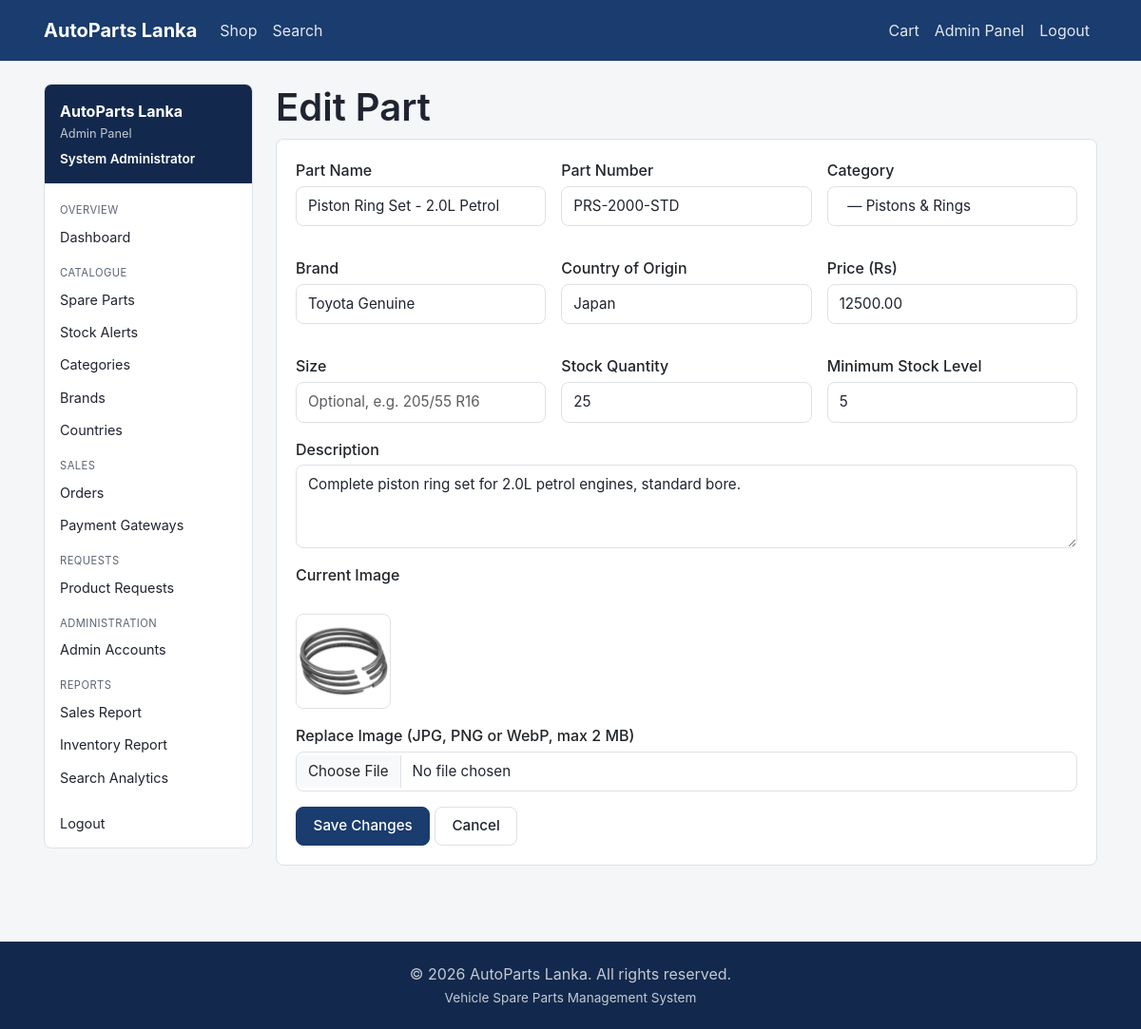
/admin/parts/edit_part.php?id=1 (signed in), run on the app's committed database.
### tables this page shows
CREATE TABLE spare_part (
    partID         INT AUTO_INCREMENT PRIMARY KEY,
    categoryID     INT NOT NULL,
    brandID        INT NOT NULL,
    countryID      INT NOT NULL,
    adminID        INT NOT NULL,
    partName       VARCHAR(150) NOT NULL,
    partNumber     VARCHAR(50)  NOT NULL,
    description    TEXT NULL,
    price          DECIMAL(12,2) NOT NULL,
    size           VARCHAR(50)  NULL,
    stockQty       INT NOT NULL DEFAULT 0,
    minStockLevel  INT NOT NULL DEFAULT 0,
    imageURL       VARCHAR(255) NULL,
    isActive       TINYINT(1) NOT NULL DEFAULT 1,
    createdAt      DATETIME NOT NULL DEFAULT CURRENT_TIMESTAMP,
    CONSTRAINT fk_part_category FOREIGN KEY (categoryID) REFERENCES category(categoryID),
    CONSTRAINT fk_part_brand    FOREIGN KEY (brandID)    REFERENCES brand(brandID),
    CONSTRAINT fk_part_country  FOREIGN KEY (countryID)  REFERENCES country(countryID),
    CONSTRAINT fk_part_admin    FOREIGN KEY (adminID)    REFERENCES admin(adminID),
    INDEX idx_part_active (isActive),
    INDEX idx_part_name (partName),
    INDEX idx_part_number (partNumber)
);

CREATE TABLE brand (
    brandID       INT AUTO_INCREMENT PRIMARY KEY,
    brandName     VARCHAR(100) NOT NULL UNIQUE,
    isAuthorized  TINYINT(1) NOT NULL DEFAULT 0
);

CREATE TABLE country (
    countryID       INT AUTO_INCREMENT PRIMARY KEY,
    countryName     VARCHAR(100) NOT NULL,
    countryCode     CHAR(3) NOT NULL,
    importDutyRate  DECIMAL(5,2) NOT NULL DEFAULT 0
);

### includes/auth_guard.php (called while the page is built, shortened)
<?php
function currentAdminId(): ?int
{
    return isset($_SESSION['admin_id']) ? (int) $_SESSION['admin_id'] : null;
}
function currentAdmin(): ?array
{
    static $cache = [];
    $adminId = currentAdminId();
    if (!array_key_exists($adminId, $cache)) {
        $stmt = getDB()->prepare('SELECT * FROM admin WHERE adminID = ?');
        $stmt->execute([$adminId]);
        $cache[$adminId] = $stmt->fetch() ?: null;
    }
    return $cache[$adminId];
}

### config/database.php (called while the page is built, shortened)
<?php
function getDB(): PDO
{
    static $pdo = null;
    if ($pdo === null) {
        $dsn = 'mysql:host=' . DB_HOST . ';dbname=' . DB_NAME . ';charset=utf8mb4';
        $pdo = new PDO($dsn, DB_USER, DB_PASS, [
            PDO::ATTR_ERRMODE => PDO::ERRMODE_EXCEPTION,
            PDO::ATTR_DEFAULT_FETCH_MODE => PDO::FETCH_ASSOC,
            PDO::ATTR_EMULATE_PREPARES => false,
        ]);
    }
    return $pdo;
}

### admin/parts/edit_part.php (the view, shortened to what this page needs)
<?php
require_once __DIR__ . '/../lib/inventory_helper.php';
$db = getDB();
$partId = (int) ($_GET['id'] ?? $_POST['part_id'] ?? 0);
$stmt = $db->prepare('SELECT * FROM spare_part WHERE partID = ?');
$stmt->execute([$partId]);
$part = $stmt->fetch();
$errors = [];
$old = $part;
$categoryTree = invCategoryTree($db);
$brands = $db->query('SELECT brandID, brandName FROM brand ORDER BY brandName')->fetchAll();
$countries = $db->query('SELECT countryID, countryName FROM country ORDER BY countryName')->fetchAll();
require __DIR__ . '/../../includes/header.php';
?>
<div class="container">
    <div class="adm-layout">
        <?php require __DIR__ . '/../../includes/admin_sidebar.php'; ?>
        <div class="adm-content">
            <h1>Edit Part</h1>
            <div class="card">
                <form method="post" action="<?php echo BASE_URL; ?>/admin/parts/edit_part.php?id=<?php echo $partId; ?>" enctype="multipart/form-data" data-validate novalidate>
                    <div class="adm-form-grid">
                        <div class="form-group">
                            <label class="form-label" for="part_name">Part Name</label>
                            <input type="text" id="part_name" name="part_name" class="form-control<?php echo isset($errors['part_name']) ? ' is-invalid' : ''; ?>" value="<?php echo e($old['partName'] ?? ($old['part_name'] ?? '')); ?>" required>
                        </div>
                        <div class="form-group">
                            <label class="form-label" for="part_number">Part Number</label>
                            <input type="text" id="part_number" name="part_number" class="form-control<?php echo isset($errors['part_number']) ? ' is-invalid' : ''; ?>" value="<?php echo e($old['partNumber'] ?? ($old['part_number'] ?? '')); ?>" required>
                        </div>
                        <div class="form-group">
                            <label class="form-label" for="category_id">Category</label>
                            <select id="category_id" name="category_id" class="form-control<?php echo isset($errors['category_id']) ? ' is-invalid' : ''; ?>" required>
                                <?php echo invCategoryOptionsHtml($categoryTree, (int) ($old['categoryID'] ?? ($old['category_id'] ?? 0))); ?>
                            </select>
                        </div>
                        <div class="form-group">
                            <label class="form-label" for="brand_id">Brand</label>
                            <select id="brand_id" name="brand_id" class="form-control<?php echo isset($errors['brand_id']) ? ' is-invalid' : ''; ?>" required>
                                <?php $currentBrandId = (int) ($old['brandID'] ?? ($old['brand_id'] ?? 0)); ?>
                                <?php foreach ($brands as $brand): ?>
                                <option value="<?php echo (int) $brand['brandID']; ?>" <?php echo $currentBrandId === (int) $brand['brandID'] ? 'selected' : ''; ?>><?php echo e($brand['brandName']); ?></option>
                                <?php endforeach; ?>
                            </select>
                        </div>
                        <div class="form-group">
                            <label class="form-label" for="country_id">Country of Origin</label>
                            <select id="country_id" name="country_id" class="form-control<?php echo isset($errors['country_id']) ? ' is-invalid' : ''; ?>" required>
                                <?php $currentCountryId = (int) ($old['countryID'] ?? ($old['country_id'] ?? 0)); ?>
                                <?php foreach ($countries as $country): ?>
                                <option value="<?php echo (int) $country['countryID']; ?>" <?php echo $currentCountryId === (int) $country['countryID'] ? 'selected' : ''; ?>><?php echo e($country['countryName']); ?></option>
                                <?php endforeach; ?>
                            </select>
                        </div>
                        <div class="form-group">
                            <label class="form-label" for="price">Price (<?php echo e(CURRENCY); ?>)</label>
                            <input type="number" id="price" name="price" class="form-control<?php echo isset($errors['price']) ? ' is-invalid' : ''; ?>" value="<?php echo e((string) ($old['price'] ?? '')); ?>" step="0.01" min="0" required>
                        </div>
                        <div class="form-group">
                            <label class="form-label" for="size">Size</label>
                            <input type="text" id="size" name="size" class="form-control" value="<?php echo e($old['size'] ?? ''); ?>" placeholder="Optional, e.g. 205/55 R16">
                        </div>
                        <div class="form-group">
                            <label class="form-label" for="stock_qty">Stock Quantity</label>
                            <input type="number" id="stock_qty" name="stock_qty" class="form-control<?php echo isset($errors['stock_qty']) ? ' is-invalid' : ''; ?>" value="<?php echo e((string) ($old['stockQty'] ?? ($old['stock_qty'] ?? '0'))); ?>" min="0" required>
                        </div>
                        <div class="form-group">
                            <label class="form-label" for="min_stock_level">Minimum Stock Level</label>
                            <input type="number" id="min_stock_level" name="min_stock_level" class="form-control<?php echo isset($errors['min_stock_level']) ? ' is-invalid' : ''; ?>" value="<?php echo e((string) ($old['minStockLevel'] ?? ($old['min_stock_level'] ?? '5'))); ?>" min="0" required>
                        </div>
                    </div>
                    <div class="form-group">
                        <label class="form-label" for="description">Description</label>
                        <textarea id="description" name="description" class="form-control" rows="3"><?php echo e($old['description'] ?? ''); ?></textarea>
                    </div>
                    <div class="form-group">
                        <label class="form-label">Current Image</label><br>
                        <?php echo partImage($part, 'md'); ?>
                    </div>
                    <div class="form-group">
                        <label class="form-label" for="image">Replace Image (JPG, PNG or WebP, max 2 MB)</label>
                        <input type="file" id="image" name="image" class="form-control" accept="image/jpeg,image/png,image/webp" data-adm-image-preview>
                    </div>
                    <button type="submit" class="btn btn-primary">Save Changes</button>
                    <a class="btn btn-outline" href="<?php echo BASE_URL; ?>/admin/parts/list_parts.php">Cancel</a>
                </form>
            </div>
        </div>
    </div>
</div>
<?php require __DIR__ . '/../../includes/footer.php'; ?>

### includes/admin_sidebar.php (shortened to what this page needs)
<?php
$sidebarAdmin = currentAdmin();
$currentScript = basename($_SERVER['SCRIPT_NAME'] ?? '');
function admNavActive(string $path, string $currentScript): string
{
    return basename($path) === $currentScript ? ' active' : '';
}
?>
<aside class="adm-sidebar">
    <div class="adm-sidebar-header">
        <p class="adm-sidebar-brand"><?php echo e(SITE_NAME); ?></p>
        <p class="adm-sidebar-role">Admin Panel</p>
        <?php if ($sidebarAdmin): ?>
        <p class="adm-sidebar-user"><?php echo e($sidebarAdmin['fullName']); ?></p>
        <?php endif; ?>
    </div>
    <nav class="adm-sidebar-nav">
        <p class="adm-nav-heading">Overview</p>
        <a class="adm-nav-link<?php echo admNavActive('dashboard.php', $currentScript); ?>" href="<?php echo BASE_URL; ?>/admin/dashboard.php">Dashboard</a>
        <p class="adm-nav-heading">Catalogue</p>
        <a class="adm-nav-link<?php echo admNavActive('list_parts.php', $currentScript); ?>" href="<?php echo BASE_URL; ?>/admin/parts/list_parts.php">Spare Parts</a>
        <a class="adm-nav-link<?php echo admNavActive('stock_alerts.php', $currentScript); ?>" href="<?php echo BASE_URL; ?>/admin/parts/stock_alerts.php">Stock Alerts</a>
        <a class="adm-nav-link<?php echo admNavActive('manage_categories.php', $currentScript); ?>" href="<?php echo BASE_URL; ?>/admin/taxonomy/manage_categories.php">Categories</a>
        <a class="adm-nav-link<?php echo admNavActive('manage_brands.php', $currentScript); ?>" href="<?php echo BASE_URL; ?>/admin/taxonomy/manage_brands.php">Brands</a>
        <a class="adm-nav-link<?php echo admNavActive('manage_countries.php', $currentScript); ?>" href="<?php echo BASE_URL; ?>/admin/taxonomy/manage_countries.php">Countries</a>
        <p class="adm-nav-heading">Sales</p>
        <a class="adm-nav-link<?php echo admNavActive('manage_orders.php', $currentScript); ?>" href="<?php echo BASE_URL; ?>/admin/orders/manage_orders.php">Orders</a>
        <a class="adm-nav-link<?php echo admNavActive('manage_gateways.php', $currentScript); ?>" href="<?php echo BASE_URL; ?>/admin/gateways/manage_gateways.php">Payment Gateways</a>
        <p class="adm-nav-heading">Requests</p>
        <a class="adm-nav-link<?php echo admNavActive('manage_requests.php', $currentScript); ?>" href="<?php echo BASE_URL; ?>/admin/requests/manage_requests.php">Product Requests</a>
        <p class="adm-nav-heading">Administration</p>
        <a class="adm-nav-link<?php echo admNavActive('list_admins.php', $currentScript); ?>" href="<?php echo BASE_URL; ?>/admin/admins/list_admins.php">Admin Accounts</a>
        <p class="adm-nav-heading">Reports</p>
        <a class="adm-nav-link<?php echo admNavActive('sales_report.php', $currentScript); ?>" href="<?php echo BASE_URL; ?>/admin/reports/sales_report.php">Sales Report</a>
        <a class="adm-nav-link<?php echo admNavActive('inventory_report.php', $currentScript); ?>" href="<?php echo BASE_URL; ?>/admin/reports/inventory_report.php">Inventory Report</a>
        <a class="adm-nav-link<?php echo admNavActive('search_analytics.php', $currentScript); ?>" href="<?php echo BASE_URL; ?>/admin/reports/search_analytics.php">Search Analytics</a>
        <a class="adm-nav-link" href="<?php echo BASE_URL; ?>/auth/logout.php">Logout</a>
    </nav>
</aside>

### includes/functions.php (shortened to what this page needs)
<?php
function e(?string $value): string
{
    return htmlspecialchars($value ?? '', ENT_QUOTES, 'UTF-8');
}
function partImage(array $part, string $size = 'md'): string
{
    if (!empty($part['imageURL'])) {
        $src = str_contains($part['imageURL'], '/')
            ? BASE_URL . '/' . ltrim($part['imageURL'], '/')
            : rtrim(UPLOAD_URL, '/') . '/' . $part['imageURL'];
        return '<img class="part-thumb part-thumb--' . e($size) . '" '
             . 'src="' . e($src) . '" alt="' . e($part['partName'] ?? '') . '">';
    }
    $initials = strtoupper(mb_substr($part['partName'] ?? '?', 0, 2));
    return '<div class="part-thumb part-thumb--' . e($size) . '">'
         . '<span>' . e($initials) . '</span></div>';
}

### data on the page
spare_part: part_name "Piston Ring Set - 2.0L Petrol", part_number "PRS-2000-STD", brand_id "Toyota Genuine", country_id "Japan", price "12500.00", stock_qty "25", min_stock_level "5", description "Complete piston ring set for 2.0L petrol engines, standard bore.", imageURL (picture)

### other printed values
SITE_NAME "AutoParts Lanka"
$sidebarAdmin['fullName'] "System Administrator"
CURRENCY "Rs"
